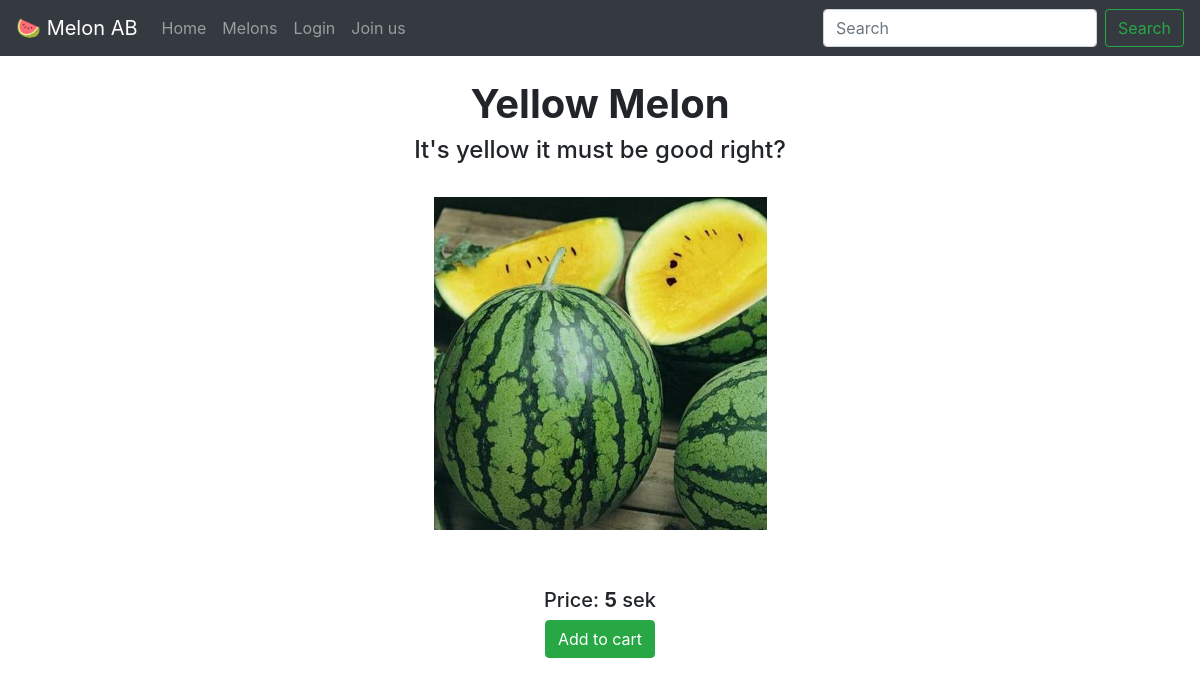
The app's page /view/4 with its own data.
### app.py (models this page shows, shortened)
class Products(db.Model):
    _id = db.Column("id", db.Integer, primary_key=True)
    itemName = db.Column(db.String(100))
    itemDescription = db.Column(db.String(1000))
    itemPrice = db.Column(db.Integer)
    itemImagePath = db.Column(db.String(1000))

### app.py (the view)
@app.route("/view/<string:_id>")
def view(_id):
    pro = Products.query.filter_by(_id=_id).first()
    if not pro:
        abort(404)
    else:
        return render_template("viewProduct.html", id=_id, name=pro.itemName, desc=pro.itemDescription, price=pro.itemPrice, img=pro.itemImagePath)

### app.py (called while the page is built)
@app.before_request
def load_before_request():
    if "user" in session:
        user = session["user"]
        user = User.query.filter_by(username=user).first()
        if not user:
            return
        user.loaded += 1
        db.session.commit()
        if random.randint(0, 15) is 0:
            flash(
                f"Congratulations you are the one millionth visitor, use the coupon code {CreateCouponCode(6)} at checkout for {random.randint(1, 100)} % off.")

### templates/viewProduct.html
{% extends "base.html"%} {% block title %}Product{% endblock %} {% block content %}
<br />
<div class="text-center">
  <h1><strong>{{name}}</strong></h1>
  <h4>{{desc}}</h4>
  <br />
  <img src="../{{img}}" alt="Image of {{name}}" style="width: 30%; height: auto" />
  <br />
  <br />
  <br />
  <div style="padding: 10px">
    <h5>Price: <strong>{{price}}</strong> sek</h5>
    <form accept-charset="UTF-8" action="/../basket/add/{{id}}" method="POST" enctype="multipart/form-data">
      <button type="submit" class="btn btn-success">Add to cart</button>
    </form>
  </div>
</div>
<br />
{% endblock %}

### records on screen
Products: itemName "Yellow Melon", itemDescription "It's yellow it must be good right?", itemImagePath+itemName (picture)

### other values on screen
{{ price }} "5"
